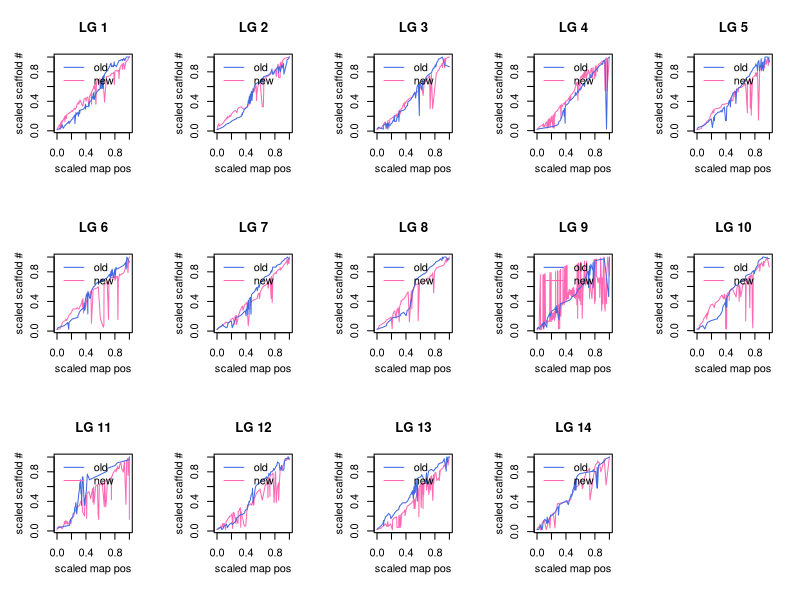

Generate this figure with R:
# exploring contiguity of scaffolds in old and new maps
# (plots with a lot of drop-downs indicate a lot of scaffold breaking up)
# in this case, new map is worse than the old map

#setwd("~/Documents/MapBased_GBRrad/")

map=read.table("oldMap.tab",sep="\t")
mapn=read.table("newMap.tab",sep="\t")
names(map)=c("amCon","ambp","lg","map","adSc","adbp")
names(mapn)=c("amCon","ambp","lg","map","adSc","adbp")
par(mfrow=c(3,5))
l=9
for (l in levels(as.factor(map$lg))) {
	lg1=subset(map,lg==l)
	lg1n=subset(mapn,lg==l)
	lg1$adSc=factor(lg1$adSc,levels=as.character(unique(lg1$adSc)))
	lg1n$adSc=factor(lg1n$adSc,levels=as.character(unique(lg1n$adSc)))
	colfun=colorRampPalette(rep(c("red","royalblue","gold")))
	cols=colfun(length(levels(lg1$adSc)))
	colsn=colfun(length(levels(lg1n$adSc)))
	lg1$mscaled=(lg1$map-min(lg1$map))/(max(lg1$map)-min(lg1$map))
	lg1n$mscaled=(lg1n$map-min(lg1n$map))/(max(lg1n$map)-min(lg1n$map))
	lg1$sscaled=as.numeric(lg1$adSc)/max(as.numeric(lg1$adSc))
	lg1n$sscaled=as.numeric(lg1n$adSc)/max(as.numeric(lg1n$adSc))
	
	plot(lg1n$sscaled[order(lg1n$map)]~lg1n$mscaled[order(lg1n$map)],lg1n,type="l",col="hotpink",main=paste("LG",l),mgp=c(2.2,1,0),xlab="scaled map pos",ylab="scaled scaffold #")
	lines(lg1$sscaled[order(lg1$map)]~lg1$mscaled[order(lg1$map)],lg1,type="l",col="royalblue")
	legend("topleft",c("old","new"),lty=1,col=c("royalblue","hotpink"),bty="n")
}
